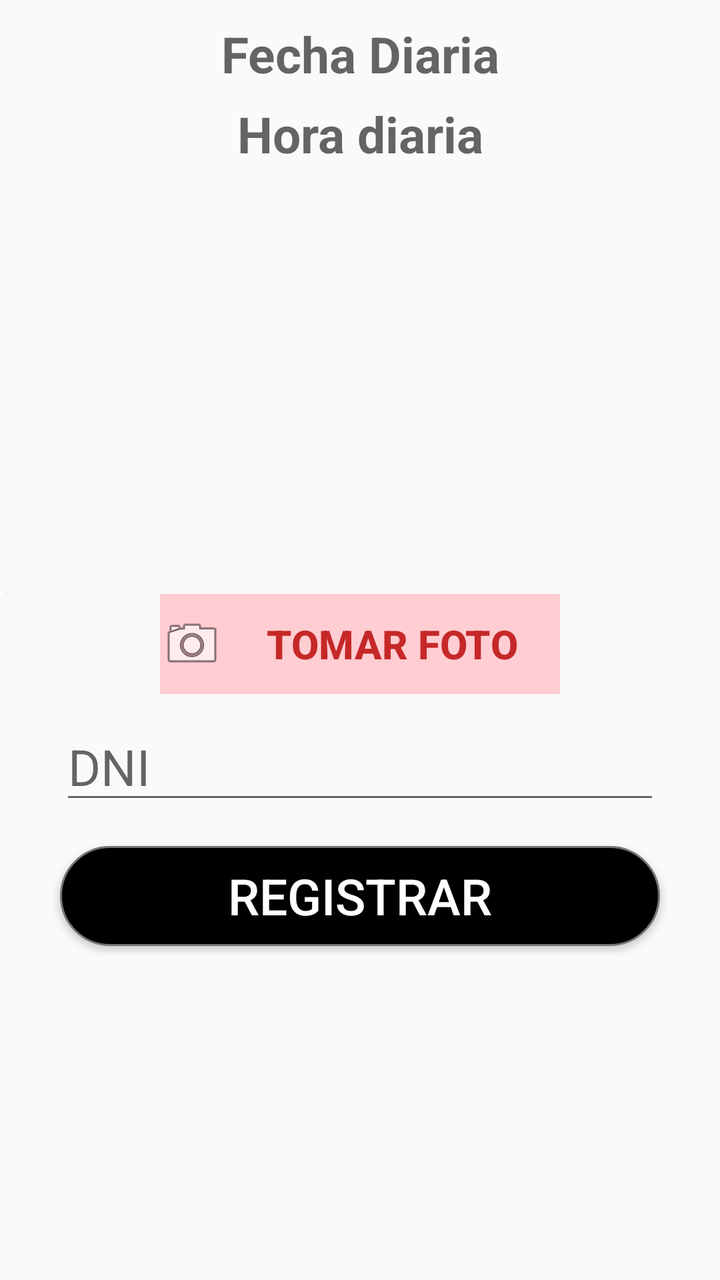
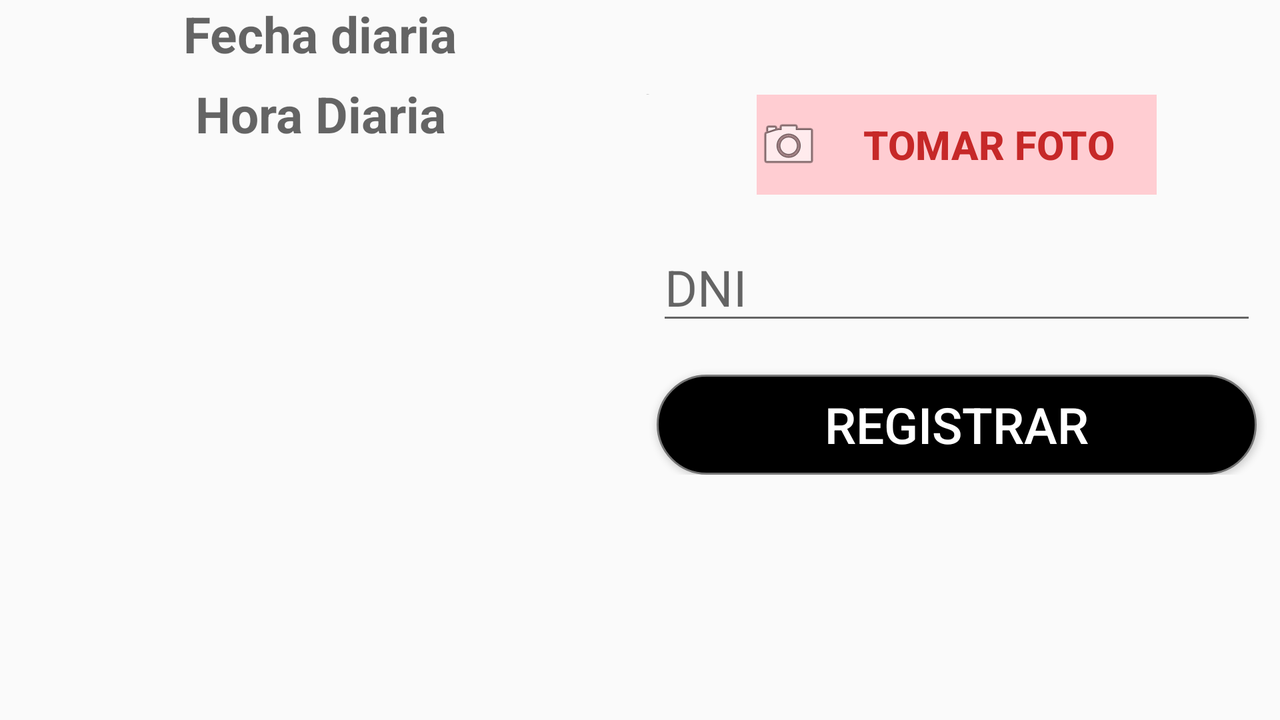

Compare how this app lays out the same screen by default and in its alternative resource folder. The renders come first, then the two layout files and the values they reference.
<!-- AndroidManifest.xml: application theme AppTheme -->
<!-- res/layout/activity_register_sali.xml -->
<?xml version="1.0" encoding="utf-8"?>
<ScrollView xmlns:android="http://schemas.android.com/apk/res/android"
    xmlns:app="http://schemas.android.com/apk/res-auto"
    xmlns:tools="http://schemas.android.com/tools"
    android:layout_width="match_parent"
    android:layout_height="match_parent"
    android:orientation="vertical">

    <LinearLayout
        android:layout_width="match_parent"
        android:layout_height="match_parent"
        android:orientation="vertical">

        <RelativeLayout
            android:layout_width="match_parent"
            android:layout_height="wrap_content">

            <TextView
                android:id="@+id/fecha_texte"
                android:layout_width="180dp"
                android:layout_height="40dp"
                android:layout_centerHorizontal="true"
                android:layout_marginTop="10dp"
                android:hint="Fecha Diaria"
                android:textAlignment="center"
                android:textColor="#8F1212"
                android:textStyle="bold"
                android:textSize="@dimen/register_entrara_hora">

            </TextView>
            <TextView
                android:id="@+id/hora_texte"
                android:layout_width="180dp"
                android:layout_height="40dp"
                android:hint="Hora diaria"
                android:layout_centerHorizontal="true"
                android:textAlignment="center"
                android:textSize="@dimen/register_entrara_hora"
                android:textColor="#8F1212"
                android:textStyle="bold"
                android:layout_below="@+id/fecha_texte">
            </TextView>

            <ImageView
                android:id="@+id/imagen_preview"
                android:layout_width="@dimen/register_entrada_foto_width"
                android:layout_height="@dimen/register_entrada_foto_height"
                android:layout_below="@+id/hora_texte"
                android:layout_marginTop="2dp"
                android:adjustViewBounds="true"
                android:layout_centerHorizontal="true"
                android:background="@drawable/ic_person_black_24dp"
                android:scaleType="centerCrop" />

        </RelativeLayout>
        <RelativeLayout
            android:layout_width="match_parent"
            android:layout_height="wrap_content">

            <TextView
                android:id="@+id/codigo_texte"
                android:layout_width="match_parent"
                android:layout_height="5dp"
                android:text="2"
                android:textColor="#000000"
                android:layout_below="@+id/imagen_View"/>
        </RelativeLayout>

        <RelativeLayout
            android:layout_width="match_parent"
            android:layout_height="wrap_content">
            <Button
                android:id="@+id/fotoe"
                android:layout_width="@dimen/register_button_width"
                android:layout_height="@dimen/register_button_height"
                android:layout_centerInParent="true"
                android:drawableStart="@android:drawable/ic_menu_camera"
                style="@style/Widget.AppCompat.Button.Borderless.Colored"
                android:textStyle="bold"
                android:textSize="@dimen/register_text_foto_button"
                android:textColor="@color/colors_textButton_red"
                android:text=" Tomar Foto "
                android:onClick="takePicture"
                android:background="@color/colors_background_butoon_phot_red"
                android:drawableLeft="@android:drawable/ic_menu_camera" />

        </RelativeLayout>

        <RelativeLayout
            android:layout_marginTop="10dp"
            android:layout_width="wrap_content"
            android:layout_height="wrap_content"
            android:layout_gravity="center">

            <EditText
                android:id="@+id/dniTexte"
                android:layout_width="@dimen/register_dni_Editext_width"
                android:layout_height="@dimen/register_dni_Editext_height"
                android:hint="DNI"
                android:inputType="number"
                android:maxLength="8"
                android:maxLines="1"
                android:textSize="@dimen/register_text_hint_dni">

            </EditText>
        </RelativeLayout>

        <Button
            style=""
            android:layout_width="@dimen/register_button_regitrar_width"
            android:layout_height="@dimen/register_button_registrar_height"
            android:layout_gravity="center"
            android:layout_marginTop="16dp"
            android:background="@drawable/circle"
            android:onClick="callRegisterE"
            android:text="Registrar"
            android:textColor="#FFFFFF"
            android:textSize="@dimen/register_text_button_registar" />

        <TextView
            android:layout_width="match_parent"
            android:layout_height="wrap_content"
            android:layout_marginTop="20dp"/>

    </LinearLayout>

</ScrollView>
<!-- resources referenced by this layout -->
<resources>
  <color name="colors_background_butoon_phot_red">#FFCDD2</color>
  <color name="colors_textButton_red">#C62828</color>
  <dimen name="register_button_height">50dp</dimen>
  <dimen name="register_button_registrar_height">50dp</dimen>
  <dimen name="register_button_regitrar_width">300dp</dimen>
  <dimen name="register_button_width">200dp</dimen>
  <dimen name="register_dni_Editext_height">50dp</dimen>
  <dimen name="register_dni_Editext_width">300dp</dimen>
  <dimen name="register_entrada_foto_height">200dp</dimen>
  <dimen name="register_entrada_foto_width">200dp</dimen>
  <dimen name="register_entrara_hora">25sp</dimen>
  <dimen name="register_text_button_registar">25sp</dimen>
  <dimen name="register_text_foto_button">20sp</dimen>
  <dimen name="register_text_hint_dni">25sp</dimen>
  <!-- drawable circle (drawable) -->
  <?xml version="1.0" encoding="utf-8"?>
  <shape xmlns:android="http://schemas.android.com/apk/res/android"
      android:shape="rectangle">
  
      <size
          android:width="50dp"
          android:height="10dp"
          ></size>
      <corners
          android:radius="100dp"
          >
      </corners>
      <stroke
          android:color="@color/secondary_text"
          android:width="3px"
          />
      <solid android:color="@color/colorAccent"/>
  
  
  </shape>
  <style name="AppTheme" parent="Theme.AppCompat.Light.DarkActionBar">
          
          <item name="android:windowFullscreen">true</item>
  
          <item name="colorPrimary">@color/colorPrimary</item>
          <item name="colorPrimaryDark">@color/colorAccent</item>
          <item name="colorAccent">@color/colorPrimaryDark</item>
  
      </style>
  <color name="secondary_text">#757575</color>
  <color name="colorAccent">#000000</color>
  <color name="colorPrimary">#D50000</color>
  <color name="colorPrimaryDark">#00574B</color>
</resources>
<!-- res/layout-land/activity_register_sali.xml (the author's variant of the layout above) -->
<!-- drawn on the phone turned sideways -->
<?xml version="1.0" encoding="utf-8"?>
<ScrollView xmlns:android="http://schemas.android.com/apk/res/android"
    xmlns:app="http://schemas.android.com/apk/res-auto"
    xmlns:tools="http://schemas.android.com/tools"
    android:layout_width="match_parent"
    android:layout_height="match_parent"
    android:orientation="vertical">

    <LinearLayout
        android:layout_width="match_parent"
        android:layout_height="match_parent"
        android:orientation="horizontal">

        <LinearLayout
            android:layout_width="match_parent"
            android:layout_height="wrap_content"
            android:orientation="vertical"
            android:layout_weight="1">

            <TextView
                android:id="@+id/fecha_texte"
                android:layout_width="180dp"
                android:layout_height="40dp"
                android:hint="Fecha diaria"
                android:layout_gravity="center"
                android:textAlignment="center"
                android:textSize="@dimen/register_entrara_hora"
                android:textStyle="bold"
                android:textColor="#C62828"
                android:maxLines="2">
            </TextView>
            <TextView
                android:id="@+id/hora_texte"
                android:layout_width="180dp"
                android:layout_height="40dp"
                android:hint="Hora Diaria"
                android:layout_gravity="center"
                android:textAlignment="center"
                android:textSize="@dimen/register_entrara_hora"
                android:maxLength="8"
                android:textStyle="bold"
                android:textColor="#C62828">
            </TextView>
            <ImageView
                android:layout_centerInParent="true"
                android:id="@+id/imagen_preview"
                android:layout_width="@dimen/register_entrada_foto_height"
                android:layout_height="@dimen/register_entrada_foto_width"
                android:adjustViewBounds="true"
                android:background="@drawable/ic_person_black_24dp"
                android:layout_gravity="center"/>
        </LinearLayout>

        <LinearLayout
            android:layout_width="match_parent"
            android:layout_height="wrap_content"
            android:orientation="vertical"
            android:layout_weight="1"
            android:layout_marginRight="10px"
            android:layout_gravity="center"
            >

            <TextView
                android:id="@+id/codigo_texte"
                android:layout_width="match_parent"
                android:layout_height="5dp"
                android:text="2"
                android:textColor="#000000" />

            <Button
                android:id="@+id/foto"
                android:layout_width="@dimen/register_button_width"
                android:layout_height="@dimen/register_button_height"
                android:layout_centerInParent="true"
                android:layout_gravity="center"
                android:drawableStart="@android:drawable/ic_menu_camera"
                style="@style/Widget.AppCompat.Button.Borderless.Colored"
                android:onClick="takePicture"
                android:text=" Tomar Foto "
                android:background="#FFCDD2"
                android:textColor="@color/colors_textButton_red"
                android:textSize="@dimen/register_text_foto_button"
                android:textStyle="bold" />

            <EditText
                android:id="@+id/dniTexte"
                android:layout_width="@dimen/register_dni_Editext_width"
                android:layout_height="@dimen/register_dni_Editext_height"
                android:hint="DNI"
                android:textSize="@dimen/register_text_hint_dni"
                android:layout_gravity="center"
                android:maxLines="1"
                android:maxLength="8"
                android:inputType="number"

                android:layout_marginTop="20dp">

            </EditText>

            <Button
                android:background="@drawable/circle"
                android:text="Registrar"
                android:textColor="#FFFFFF"
                android:layout_width="@dimen/register_button_regitrar_width"
                android:layout_height="@dimen/register_button_registrar_height"
                android:layout_gravity="center"
                android:layout_marginTop="20dp"
                android:onClick="callRegisterE"
                android:textSize="@dimen/register_text_button_registar"/>
        </LinearLayout>
    </LinearLayout>
</ScrollView>
<!-- resources referenced by the variant -->
<!-- as the phone turned sideways resolves them -->
<resources>
  <color name="colors_textButton_red">#C62828</color>
  <dimen name="register_button_height">50dp</dimen>
  <dimen name="register_button_registrar_height">50dp</dimen>
  <dimen name="register_button_regitrar_width">300dp</dimen>
  <dimen name="register_button_width">200dp</dimen>
  <dimen name="register_dni_Editext_height">50dp</dimen>
  <dimen name="register_dni_Editext_width">300dp</dimen>
  <dimen name="register_entrada_foto_height">200dp</dimen>
  <dimen name="register_entrada_foto_width">200dp</dimen>
  <dimen name="register_entrara_hora">25sp</dimen>
  <dimen name="register_text_button_registar">25sp</dimen>
  <dimen name="register_text_foto_button">20sp</dimen>
  <dimen name="register_text_hint_dni">25sp</dimen>
  <!-- drawable circle (drawable) -->
  <?xml version="1.0" encoding="utf-8"?>
  <shape xmlns:android="http://schemas.android.com/apk/res/android"
      android:shape="rectangle">
  
      <size
          android:width="50dp"
          android:height="10dp"
          ></size>
      <corners
          android:radius="100dp"
          >
      </corners>
      <stroke
          android:color="@color/secondary_text"
          android:width="3px"
          />
      <solid android:color="@color/colorAccent"/>
  
  
  </shape>
  <style name="AppTheme" parent="Theme.AppCompat.Light.DarkActionBar">
          
          <item name="android:windowFullscreen">true</item>
  
          <item name="colorPrimary">@color/colorPrimary</item>
          <item name="colorPrimaryDark">@color/colorAccent</item>
          <item name="colorAccent">@color/colorPrimaryDark</item>
  
      </style>
  <color name="secondary_text">#757575</color>
  <color name="colorAccent">#000000</color>
  <color name="colorPrimary">#D50000</color>
  <color name="colorPrimaryDark">#00574B</color>
</resources>
